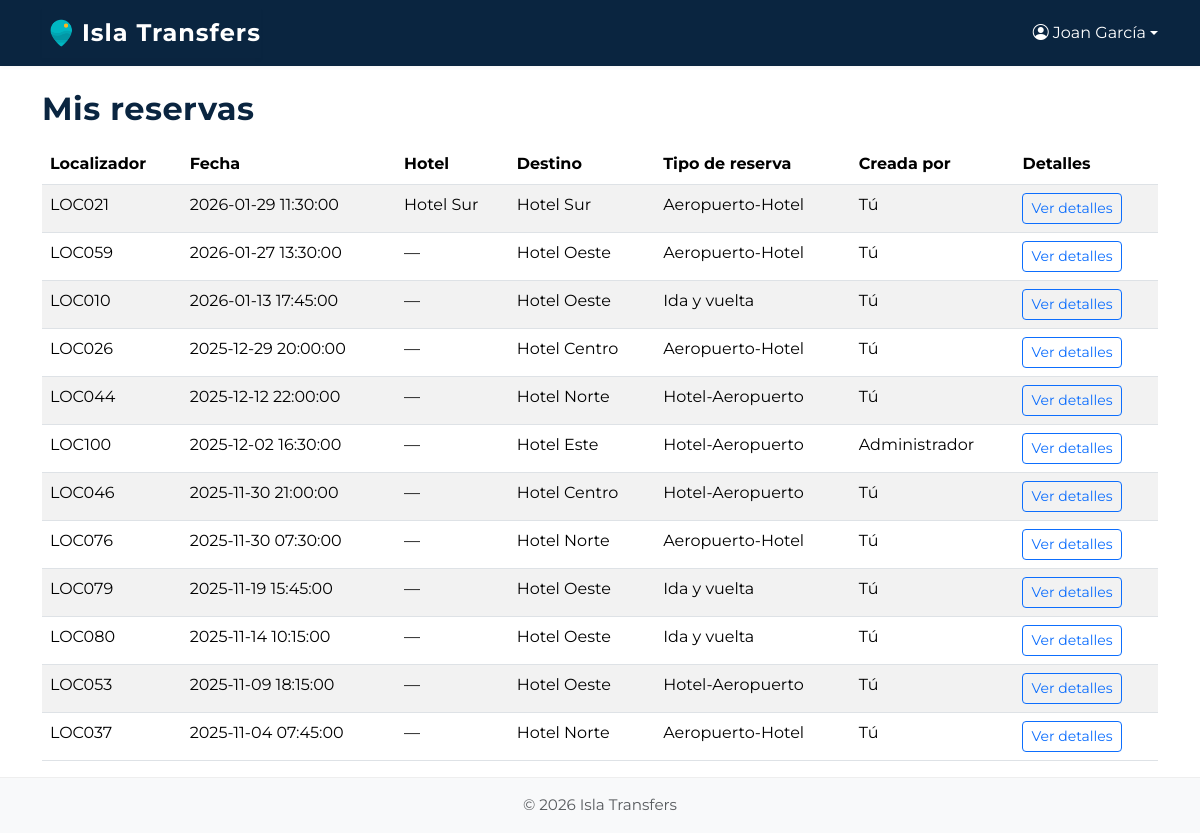
The page /user/misReservas (signed in) on the database its author committed.
### tables this page shows
CREATE TABLE `transfer_reservas` (
  `id_reserva` int(11) NOT NULL,
  `localizador` varchar(100) NOT NULL,
  `id_hotel` int(11) DEFAULT NULL COMMENT 'Es el hotel que realiza la reserva',
  `id_tipo_reserva` int(11) NOT NULL,
  `id_viajero` int(11) NOT NULL,
  `id_creador`int(11) NOT NULL,
  `fecha_reserva` datetime NOT NULL,
  `fecha_modificacion` datetime NOT NULL,
  `id_destino` int(11) NOT NULL,
  `fecha_entrada` date NULL,
  `hora_entrada` time NULL,
  `numero_vuelo_entrada` varchar(50) NOT NULL,
  `origen_vuelo_entrada` varchar(50) NULL,
  `hora_vuelo_salida` time NULL,
  `fecha_vuelo_salida` date NULL,
  `num_viajeros` int(11) NOT NULL,
  `id_vehiculo` int(11) NOT NULL
);

CREATE TABLE `transfer_hoteles` (
  `id_hotel` int(11) NOT NULL,
  `nombre` varchar(100) DEFAULT NULL,
  `id_zona` int(11) DEFAULT NULL,
  `comision` int(11) DEFAULT NULL,
  `usuario` varchar(100) NOT NULL UNIQUE,
  `email` varchar(100) NOT NULL UNIQUE,
  `password` varchar(255) NOT NULL
);

CREATE TABLE `transfer_tipo_reservas` (
  `id_tipo_reserva` int(11) NOT NULL,
  `descripcion` varchar(100) NOT NULL
);

### core/Controller.php (called while the page is built, shortened)
<?php
class Controller
{
    public function view($view, $data = [])
    {
        extract($data);
        require __DIR__ . "/../app/views/$view.php";
    }
}

### app/controllers/UserController.php (called while the page is built, shortened)
<?php
class UserController extends Controller
{
    public function misReservas()
    {
        $reservaModel = $this->model('Reserva');
        $misReservas = $reservaModel->getByViajeroIdWithDetails($_SESSION['user_id']);
        $this->view('user/misReservas', [
            'reservas' => $misReservas
        ]);
    }
}

### html/index.php (called while the page is built, shortened)
<?php
$router = new Router();
$router->route();

### app/models/Reserva.php (called while the page is built, shortened)
<?php
class Reserva extends Model
{
    public function getByViajeroIdWithDetails($id_viajero)
    {
        $db = $this->db();
        $stmt = $db->prepare("
            SELECT r.*,
                h.nombre AS hotel_nombre,
                d.nombre AS destino_hotel,
                t.descripcion AS tipo_reserva_nombre,
                c.nombre AS creador_nombre, c.apellido1 AS creador_apellido1, c.rol AS creador_rol
            FROM transfer_reservas r
            LEFT JOIN transfer_hoteles h ON r.id_hotel = h.id_hotel
            LEFT JOIN transfer_hoteles d ON r.id_destino = d.id_hotel
            LEFT JOIN transfer_tipo_reservas t ON r.id_tipo_reserva = t.id_tipo_reserva
            LEFT JOIN transfer_viajeros c ON r.id_creador = c.id_viajero
            WHERE r.id_viajero = ?
            ORDER BY r.fecha_reserva DESC
        ");
        $stmt->execute([$id_viajero]);
        return $stmt->fetchAll(PDO::FETCH_ASSOC);
    }
}

### app/views/user/misReservas.php (the view)
<?php require __DIR__ . '/../components/header.php'; ?>
<?php require __DIR__ . '/../components/navbar.php'; ?>
<div class="container mt-4">
    <h2>Mis reservas</h2>
    <table class="table table-striped table-hover mt-3">
        <thead>
            <tr>
                <th>Localizador</th>
                <th>Fecha</th>
                <th>Hotel</th>
                <th>Destino</th>
                <th>Tipo de reserva</th>
                <th>Creada por</th>
                <th>Detalles</th>
            </tr>
        </thead>
        <tbody>
            <?php if (empty($reservas)): ?>
                <tr>
                    <td colspan="7" class="text-center">No tienes reservas registradas.</td>
                </tr>
            <?php else: ?>
                <?php foreach ($reservas as $reserva): ?>
                    <tr>
                        <td><?= htmlspecialchars($reserva['localizador']) ?></td>
                        <td><?= htmlspecialchars($reserva['fecha_reserva']) ?></td>
                        <td><?= htmlspecialchars($reserva['hotel_nombre'] ?? '—') ?></td>
                        <td><?= htmlspecialchars($reserva['destino_hotel'] ?? '—') ?></td>
                        <td><?= htmlspecialchars($reserva['tipo_reserva_nombre'] ?? '—') ?></td>
                        <td>
                            <?php
                            if (empty($reserva['creador_nombre'])) {
                                echo "—";
                            } elseif ($reserva['id_creador'] == $_SESSION['user_id']) {
                                echo "Tú";
                            } elseif ($reserva['creador_rol'] == 'admin') {
                                echo "Administrador";
                            } else {
                                echo htmlspecialchars($reserva['creador_nombre'] . ' ' . $reserva['creador_apellido1']);
                            }
                            ?>
                        </td>
                        <td>
                            <a href="/user/verReserva/<?= $reserva['id_reserva'] ?>" class="btn btn-sm btn-outline-primary">
                                Ver detalles
                            </a>
                        </td>
                    </tr>
                <?php endforeach; ?>
            <?php endif; ?>
        </tbody>
    </table>
</div>
<?php require __DIR__ . '/../components/footer.php'; ?>

### html/css/custom.css (style rules this page uses)
:root { --color-principal: #00b7c2; --color-header: #0a2540; --color-texto: #333; --color-bg: #fff; --color-navbar-bg: #0a2540; --color-footer-bg: var(--color-gris); --color-footer-text: #888; --color-acento: #ff6b6b; --color-enfasis: #ffb81c; --color-neutro: #f6e7d8; --color-gris: #6b7280; --color-fondo: #fff; }
body { font-family: "Montserrat", Arial, sans-serif; background-color: var(--color-fondo); color: var(--color-texto); }
h1, h2, h3 { color: var(--color-header); font-weight: 700; letter-spacing: 0.5px; }

### rows shown on the page
transfer_reservas: localizador "LOC021", fecha_reserva "2026-01-29 11:30:00", id_destino.nombre "Hotel Sur", id_tipo_reserva.descripcion "Aeropuerto-Hotel", id_creador "Tú"
transfer_reservas: localizador "LOC059", fecha_reserva "2026-01-27 13:30:00", hotel_nombre "—", id_destino.nombre "Hotel Oeste", id_tipo_reserva.descripcion "Aeropuerto-Hotel", id_creador "Tú"
transfer_reservas: localizador "LOC010", fecha_reserva "2026-01-13 17:45:00", hotel_nombre "—", id_destino.nombre "Hotel Oeste", id_tipo_reserva.descripcion "Ida y vuelta", id_creador "Tú"
transfer_reservas: localizador "LOC026", fecha_reserva "2025-12-29 20:00:00", hotel_nombre "—", id_destino.nombre "Hotel Centro", id_tipo_reserva.descripcion "Aeropuerto-Hotel", id_creador "Tú"
transfer_reservas: localizador "LOC044", fecha_reserva "2025-12-12 22:00:00", hotel_nombre "—", id_destino.nombre "Hotel Norte", id_tipo_reserva.descripcion "Hotel-Aeropuerto", id_creador "Tú"
transfer_reservas: localizador "LOC100", fecha_reserva "2025-12-02 16:30:00", hotel_nombre "—", id_destino.nombre "Hotel Este", id_tipo_reserva.descripcion "Hotel-Aeropuerto", id_creador "Administrador"
transfer_reservas: localizador "LOC046", fecha_reserva "2025-11-30 21:00:00", hotel_nombre "—", id_destino.nombre "Hotel Centro", id_tipo_reserva.descripcion "Hotel-Aeropuerto", id_creador "Tú"
transfer_reservas: localizador "LOC076", fecha_reserva "2025-11-30 07:30:00", hotel_nombre "—", id_destino.nombre "Hotel Norte", id_tipo_reserva.descripcion "Aeropuerto-Hotel", id_creador "Tú"
transfer_reservas: localizador "LOC079", fecha_reserva "2025-11-19 15:45:00", hotel_nombre "—", id_destino.nombre "Hotel Oeste", id_tipo_reserva.descripcion "Ida y vuelta", id_creador "Tú"
transfer_reservas: localizador "LOC080", fecha_reserva "2025-11-14 10:15:00", hotel_nombre "—", id_destino.nombre "Hotel Oeste", id_tipo_reserva.descripcion "Ida y vuelta", id_creador "Tú"
transfer_reservas: localizador "LOC053", fecha_reserva "2025-11-09 18:15:00", hotel_nombre "—", id_destino.nombre "Hotel Oeste", id_tipo_reserva.descripcion "Hotel-Aeropuerto", id_creador "Tú"
transfer_reservas: localizador "LOC037", fecha_reserva "2025-11-04 07:45:00", hotel_nombre "—", id_destino.nombre "Hotel Norte", id_tipo_reserva.descripcion "Aeropuerto-Hotel", id_creador "Tú"

### other values the page prints
$_SESSION['user_name'] "Joan García"
